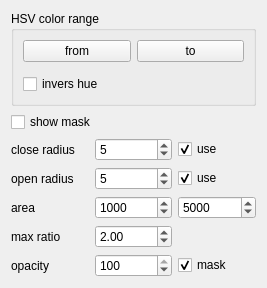
<?xml version="1.0" encoding="UTF-8"?>
<ui version="4.0">
 <class>ColorMarker</class>
 <widget class="QWidget" name="ColorMarker">
  <property name="geometry">
   <rect>
    <x>0</x>
    <y>0</y>
    <width>267</width>
    <height>287</height>
   </rect>
  </property>
  <layout class="QVBoxLayout" name="verticalLayout">
   <item>
    <widget class="QGroupBox" name="groupBox">
     <property name="title">
      <string>HSV color range</string>
     </property>
     <layout class="QGridLayout" name="gridLayout_2">
      <item row="0" column="0">
       <widget class="QPushButton" name="fromColor">
        <property name="text">
         <string>from</string>
        </property>
       </widget>
      </item>
      <item row="0" column="1">
       <widget class="QPushButton" name="toColor">
        <property name="text">
         <string>to</string>
        </property>
       </widget>
      </item>
      <item row="1" column="0">
       <widget class="QtColorTriangle" name="fromTriangle"/>
      </item>
      <item row="1" column="1">
       <widget class="QtColorTriangle" name="toTriangle"/>
      </item>
      <item row="2" column="0">
       <widget class="QCheckBox" name="inversHue">
        <property name="text">
         <string>invers hue</string>
        </property>
       </widget>
      </item>
     </layout>
    </widget>
   </item>
   <item>
    <layout class="QHBoxLayout" name="horizontalLayout_2">
     <item>
      <widget class="QCheckBox" name="showMask">
       <property name="toolTip">
        <string>show mask in main window</string>
       </property>
       <property name="text">
        <string>show mask</string>
       </property>
      </widget>
     </item>
    </layout>
   </item>
   <item>
    <layout class="QGridLayout" name="gridLayout">
     <item row="1" column="0">
      <widget class="QLabel" name="label">
       <property name="text">
        <string>close radius</string>
       </property>
      </widget>
     </item>
     <item row="1" column="1">
      <widget class="QSpinBox" name="closeRadius">
       <property name="keyboardTracking">
        <bool>false</bool>
       </property>
       <property name="minimum">
        <number>0</number>
       </property>
       <property name="maximum">
        <number>99</number>
       </property>
       <property name="singleStep">
        <number>1</number>
       </property>
       <property name="value">
        <number>5</number>
       </property>
      </widget>
     </item>
     <item row="2" column="0">
      <widget class="QLabel" name="label_2">
       <property name="text">
        <string>open radius</string>
       </property>
      </widget>
     </item>
     <item row="2" column="1">
      <widget class="QSpinBox" name="openRadius">
       <property name="keyboardTracking">
        <bool>false</bool>
       </property>
       <property name="minimum">
        <number>0</number>
       </property>
       <property name="maximum">
        <number>99</number>
       </property>
       <property name="singleStep">
        <number>1</number>
       </property>
       <property name="value">
        <number>5</number>
       </property>
      </widget>
     </item>
     <item row="2" column="2">
      <widget class="QCheckBox" name="useOpen">
       <property name="text">
        <string>use</string>
       </property>
       <property name="checked">
        <bool>true</bool>
       </property>
      </widget>
     </item>
     <item row="3" column="0">
      <widget class="QLabel" name="label_3">
       <property name="text">
        <string>area</string>
       </property>
      </widget>
     </item>
     <item row="3" column="1">
      <widget class="QSpinBox" name="minArea">
       <property name="keyboardTracking">
        <bool>false</bool>
       </property>
       <property name="minimum">
        <number>1</number>
       </property>
       <property name="maximum">
        <number>100000</number>
       </property>
       <property name="singleStep">
        <number>100</number>
       </property>
       <property name="value">
        <number>1000</number>
       </property>
      </widget>
     </item>
     <item row="4" column="0">
      <widget class="QLabel" name="label_4">
       <property name="text">
        <string>max ratio</string>
       </property>
      </widget>
     </item>
     <item row="8" column="0">
      <widget class="QLabel" name="label_5">
       <property name="text">
        <string>opacity</string>
       </property>
      </widget>
     </item>
     <item row="8" column="1">
      <widget class="QSpinBox" name="opacity">
       <property name="maximum">
        <number>100</number>
       </property>
       <property name="value">
        <number>100</number>
       </property>
      </widget>
     </item>
     <item row="8" column="2">
      <widget class="QCheckBox" name="maskMask">
       <property name="text">
        <string>mask</string>
       </property>
       <property name="checked">
        <bool>true</bool>
       </property>
      </widget>
     </item>
     <item row="4" column="1">
      <widget class="QDoubleSpinBox" name="maxRatio">
       <property name="minimum">
        <double>1.000000000000000</double>
       </property>
       <property name="value">
        <double>2.000000000000000</double>
       </property>
      </widget>
     </item>
     <item row="1" column="2">
      <widget class="QCheckBox" name="useClose">
       <property name="text">
        <string>use</string>
       </property>
       <property name="checked">
        <bool>true</bool>
       </property>
      </widget>
     </item>
     <item row="3" column="2">
      <widget class="QSpinBox" name="maxArea">
       <property name="minimum">
        <number>1</number>
       </property>
       <property name="maximum">
        <number>100000</number>
       </property>
       <property name="singleStep">
        <number>100</number>
       </property>
       <property name="value">
        <number>5000</number>
       </property>
      </widget>
     </item>
    </layout>
   </item>
  </layout>
 </widget>
 <customwidgets>
  <customwidget>
   <class>QtColorTriangle</class>
   <extends>QFrame</extends>
   <header>qtColorTriangle.h</header>
   <container>1</container>
  </customwidget>
 </customwidgets>
 <resources/>
 <connections/>
</ui>
